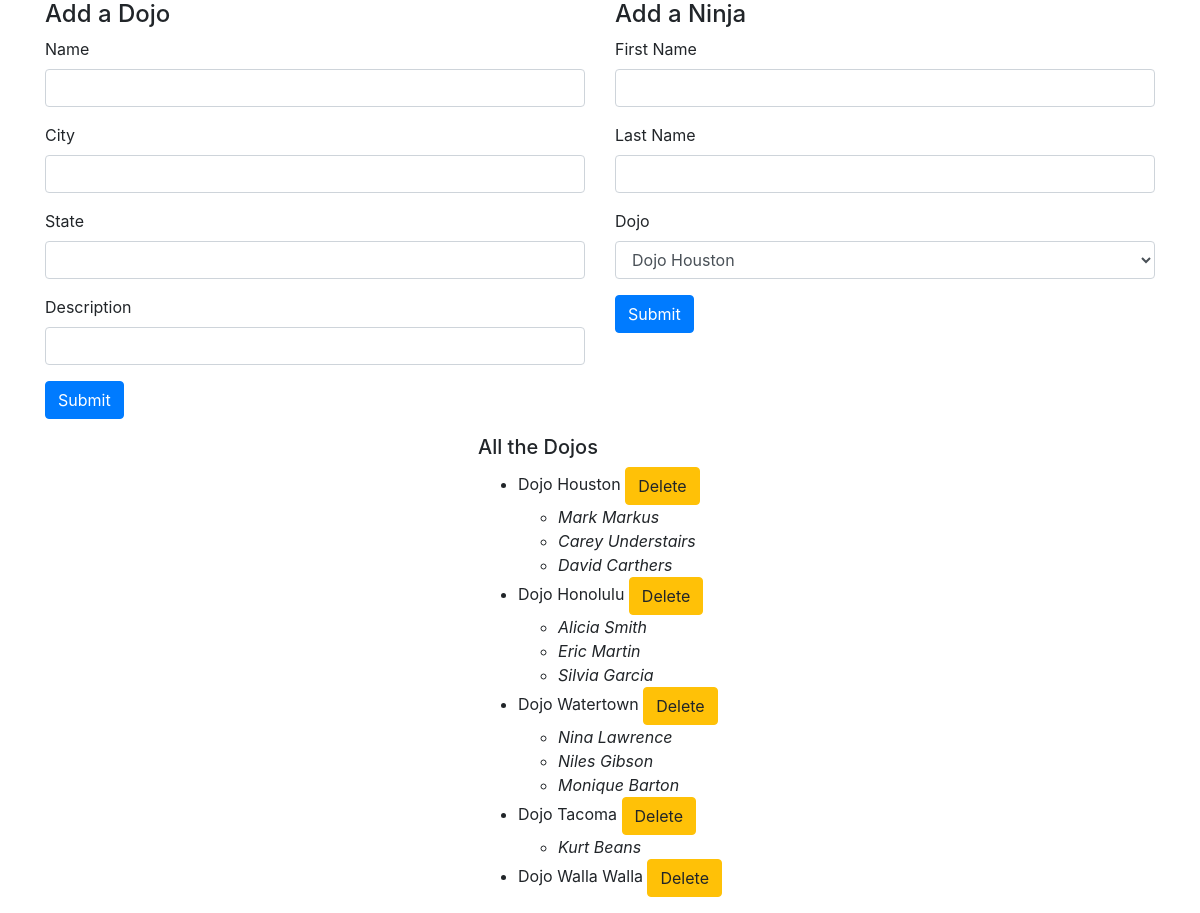
The page / on the database its author committed.
### dojo_ninjas_app/models.py (models this page shows)
class Dojos(models.Model):
    dojo_name = models.CharField(max_length=255)
    city = models.CharField(max_length=255)
    state = models.CharField(max_length=2)
    desc = models.CharField(max_length=255)
    created_at = models.DateTimeField(auto_now_add=True)
    updated_at = models.DateTimeField(auto_now=True)

class Ninjas(models.Model):
    first_name = models.CharField(max_length=255)
    last_name = models.CharField(max_length=255)
    dojo = models.ForeignKey(
        Dojos, related_name="ninjas", on_delete=models.CASCADE)
    created_at = models.DateTimeField(auto_now_add=True)
    updated_at = models.DateTimeField(auto_now=True)

### dojo_ninjas_app/views.py (the view)
# urls.py: path("", views.index),
def index(request):
    context = {
        "all_dojos": Dojos.objects.all(),
    }
    return render(request, "index.html", context)

### dojo_ninjas_app/templates/index.html (shortened to what this page needs)
<!doctype html>
<html lang="en">
  <head>
    <link rel="stylesheet" href="https://stackpath.bootstrapcdn.com/bootstrap/4.5.0/css/bootstrap.min.css">
</head>
<body>
  <div class="container">
    <div class="row">
      <div class="col">
          <h4>Add a Dojo</h4>
        <form action="/new_dojo" method="POST">
          <div class="form-group">
            <label for="dojo_name">Name</label>
            <input type="text" class="form-control" name="dojo_name">
          </div>
          <div class="form-group">
            <label for="city">City</label>
            <input type="text" class="form-control" name="city">
          </div>
          <div class="form-group">
            <label for="state">State</label>
            <input type="text" class="form-control" name="state">
          </div>
          <div class="form-group">
            <label for="desc">Description</label>
            <input type="text" class="form-control" name="desc">
          </div>
          <div class="form-group">
            <input type="submit" class="btn btn-primary" name="submit">
          </div>
        </form>
      </div>
      <div class="col">
        <h4>Add a Ninja</h4>
        <form action="/new_ninja" method="POST">
          <div class="form-group">
            <label for="first_name">First Name</label>
            <input type="text" class="form-control" name="first_name">
          </div>
          <div class="form-group">
            <label for="last_name">Last Name</label>
            <input type="text" class="form-control" name="last_name">
          </div>
          <div class="form-group">
            <label for="dojo">Dojo</label>
            <select class="form-control" name="dojo" placeholder="-select a dojo-">
              {% for one_dojo in all_dojos %}
              <option value="{{one_dojo.id}}">{{one_dojo.dojo_name}}</option>
              {% endfor %}
            </select>
          </div>
          <div class="form-group">
            <input type="submit" class="btn btn-primary" name="submit">
          </div>
        </form>
      </div>
    </div>
      <div class="footer">
        <div class="row justify-content-md-center">
          <div class="col col-lg-2">
          </div>
          <div class="col-md-auto">
            <h5>All the Dojos</h5>
              <ul>
                {% for dojo in all_dojos %}
                <form action="/delete" method="get">
                  <li>{{dojo.dojo_name}}
                    <button type="submit" class="btn btn-warning" value="Delete">Delete</button>
                    <ul>
                </form>
                      {% for ninja in dojo.ninjas.all %}
                        <li><em>{{ninja.first_name}} {{ninja.last_name}}</em></li>
                      {% endfor %}
                    </ul>
                {% endfor %}
          </div>
          <div class="col col-lg-2">
          </div>
      </div>
  </div>
</body>
</html>

### rows shown on the page
Dojos: dojo_name "Dojo Houston"
Ninjas: first_name "Mark", last_name "Markus"
Ninjas: first_name "Carey", last_name "Understairs"
Ninjas: first_name "David", last_name "Carthers"
Dojos: dojo_name "Dojo Honolulu"
Ninjas: first_name "Alicia", last_name "Smith"
Ninjas: first_name "Eric", last_name "Martin"
Ninjas: first_name "Silvia", last_name "Garcia"
Dojos: dojo_name "Dojo Watertown"
Ninjas: first_name "Nina", last_name "Lawrence"
Ninjas: first_name "Niles", last_name "Gibson"
Ninjas: first_name "Monique", last_name "Barton"
Dojos: dojo_name "Dojo Tacoma"
Ninjas: first_name "Kurt", last_name "Beans"
Dojos: dojo_name "Dojo Walla Walla"

### other values the page prints
form field dojo "Dojo Houston"
